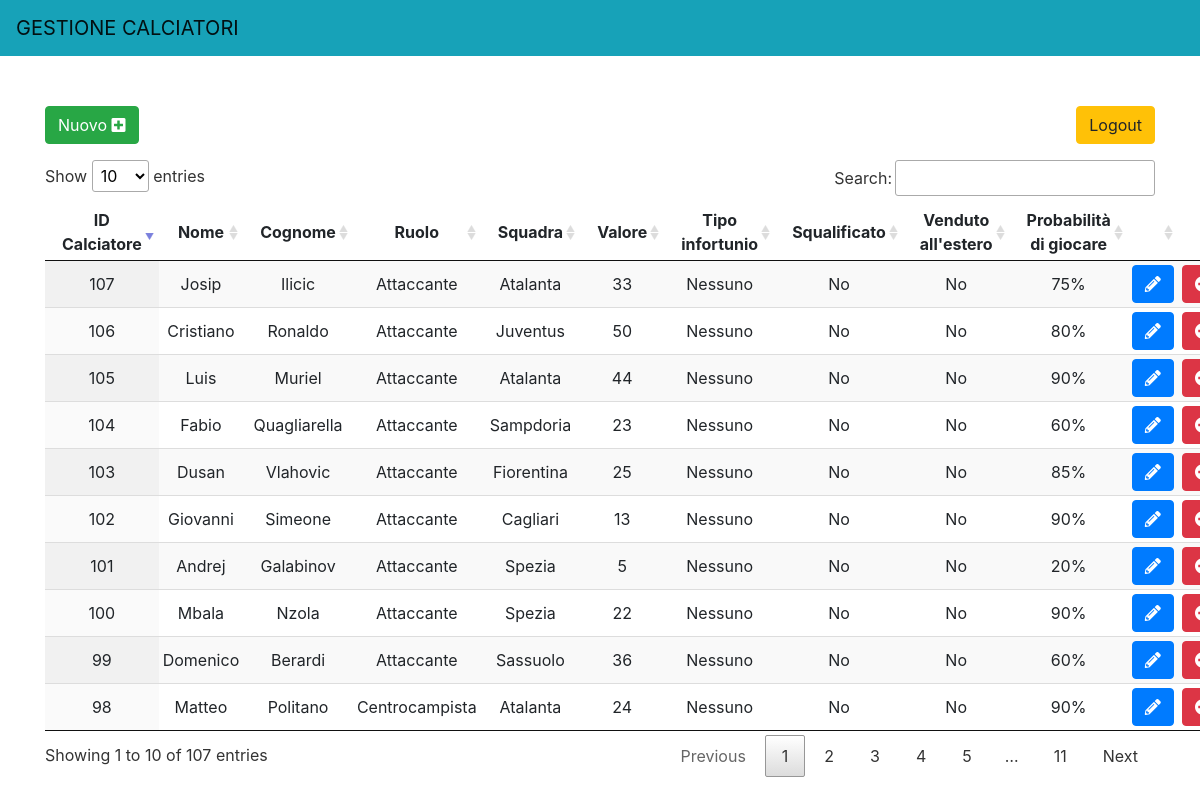
The app's page /Fantasoccer/GestioneCalciatori/index.php (signed in) with its own data.
### tables this page shows
CREATE TABLE `calciatore` (
  `nome` varchar(100) NOT NULL,
  `cognome` varchar(100) NOT NULL,
  `id_calciatore` int(11) NOT NULL,
  `ruolo` enum('Portiere','Difensore','Centrocampista','Attaccante') NOT NULL,
  `valore` int(11) NOT NULL,
  `infortunatoSCN` enum('S','C','N') NOT NULL,
  `esteroSN` enum('S','N') NOT NULL,
  `squalificatoSN` enum('S','N') NOT NULL,
  `prob_giocare` int(11) NOT NULL,
  `id_squadra_serieA` int(11) NOT NULL
);

### Fantasoccer/Fantacalcio.php (called while the page is built, shortened)
<?php
class Fantacalcio
{
    public static function getNomeStemmaSquadra($id_squadra_serieA)
    {
        $conn = Database::getConnection();
        $query = "SELECT nome, stemma FROM Squadra_serieA  WHERE id_squadra_serieA=?";
        $stmt = $conn->prepare($query);
        $stmt->execute(array($id_squadra_serieA));
        $result = $stmt->fetch();
        if (!empty($result)) {
            return $result;
        } else {
            return NULL;
        }
    }
    public static function getListaCalciatori() {
        $conn = Database::getConnection();
        $query = "SELECT * FROM Calciatore";
        $stmt = $conn->prepare($query);
        $stmt->execute();
        $results = $stmt->fetchall();
        if (!empty($results)) {
            foreach($results as $result){
                $calciatore = array("id_calciatore" => $result["id_calciatore"], "nome" => $result["nome"], "cognome" => $result["cognome"],
                 "ruolo" => $result["ruolo"], "squadra" => Fantacalcio::getNomeStemmaSquadra($result["id_squadra_serieA"])["nome"], "valore" => $result["valore"],
                 "infortunatoSCN" => $result["infortunatoSCN"], "esteroSN" => $result["esteroSN"], "squalificatoSN" => $result["squalificatoSN"], "prob_giocare" => $result["prob_giocare"]);
                $list[] = $calciatore;
            }
            return $list;
        } else {
            return NULL;
        }
    }
}

### Fantasoccer/GestioneCalciatori/index.php (the view, shortened to what this page needs)
<?php
require_once('../Fantacalcio.php');
?>
<!doctype html>
<html lang="it">
<head>
    <link rel="stylesheet" href="../bootstrap-4.3.1/css/bootstrap.min.css">
    <link rel="stylesheet" href="../DataTables-1.10.23/datatables.min.css"/>
    <link rel="stylesheet" href="https://pro.fontawesome.com/releases/v5.10.0/css/all.css"/>
</head>
<body>
    <div class="container">
        <div class="fixed-top">
            <nav class="navbar navbar-light bg-info">
                <a class="navbar-brand" href="#">GESTIONE CALCIATORI</a>
            </nav>
        </div>
        <div style="margin-top:90px">
        <a class="btn btn-success mt-3 mb-3" href="./viewCalciatore.new.php">Nuovo <i class="fas fa-plus-square"></i></a>
        <a class="btn btn-warning mt-3 mb-3 float-right" href="../logout.php?type=id_admin">Logout</a>
        <table id="list" class="display compact" style="width:100%">
        <thead>
            <tr>
                <th>ID Calciatore</th>
                <th>Nome</th>
                <th>Cognome</th>
                <th>Ruolo</th>
                <th>Squadra</th>
                <th>Valore</th>
                <th>Tipo infortunio</th>
                <th>Squalificato</th>
                <th>Venduto all'estero</th>
                <th>Probabilità di giocare</th>
                <th></th>
                <th></th>
            </tr>
        </thead>
        <tbody>
<?php
    $list = Fantacalcio::getListaCalciatori();
    if (!(is_null($list)))  {
        foreach ($list as $calciatore) {
?>
<tr>
<td><?php echo($calciatore["id_calciatore"])?></td>
<td><?php echo($calciatore["nome"])?></td>
<td><?php echo($calciatore["cognome"]) ?></td>
<td><?php echo($calciatore["ruolo"])?></td>
<td><?php echo(ucwords($calciatore["squadra"]))?></td>
<td><?php echo($calciatore["valore"])?></td>
<?php
    if($calciatore["infortunatoSCN"]=='S'){
        echo '<td><img src="../images/Default/infortunato.png" alt="infortunato" height="25" width="25"></td>';
    } else if($calciatore["infortunatoSCN"]=='C'){
        echo '<td><img src="../images/Default/covid.png" alt="covid" height="40" width="40"></td>';
    } else {
        echo '<td>Nessuno</td>';
    }
    if($calciatore["squalificatoSN"]=='S'){
        echo '<td>Si</td>';
    } else {
        echo '<td>No</td>';
    }
    if($calciatore["esteroSN"]=='S'){
        echo '<td>Si</td>';
    } else {
        echo '<td>No</td>';
    }
?>
<td><?php echo($calciatore["prob_giocare"].'%')?></td>
<?php
    echo '<td><a class="btn btn-primary" href="./viewCalciatore.update.php?id_calciatore='.$calciatore["id_calciatore"].'" role="button"><i class="fas fa-pencil-alt"></i></a></td>';
    echo '<td><a class="btn btn-danger" onclick="passDataCalciatore('.$calciatore["id_calciatore"].')" href="" data-toggle="modal" data-target="#modalDelete" role="button"><i class="fas fa-minus-circle"></i></a></td>';
?>
</tr>
<?php
                                }
                            }
?>
</tbody>
</table>
<br><br><br><br>
                    </div>
    </div>
</body>
</html>

### records on screen
calciatore: id_calciatore "98", nome "Matteo", cognome "Politano", ruolo "Centrocampista", squadra "Atalanta", valore "24", infortunatoSCN "Nessuno", squalificatoSN "No", esteroSN "No", prob_giocare "90"
calciatore: id_calciatore "99", nome "Domenico", cognome "Berardi", ruolo "Attaccante", squadra "Sassuolo", valore "36", infortunatoSCN "Nessuno", squalificatoSN "No", esteroSN "No", prob_giocare "60"
calciatore: id_calciatore "100", nome "Mbala", cognome "Nzola", ruolo "Attaccante", squadra "Spezia", valore "22", infortunatoSCN "Nessuno", squalificatoSN "No", esteroSN "No", prob_giocare "90"
calciatore: id_calciatore "101", nome "Andrej", cognome "Galabinov", ruolo "Attaccante", squadra "Spezia", valore "5", infortunatoSCN "Nessuno", squalificatoSN "No", esteroSN "No", prob_giocare "20"
calciatore: id_calciatore "102", nome "Giovanni", cognome "Simeone", ruolo "Attaccante", squadra "Cagliari", valore "13", infortunatoSCN "Nessuno", squalificatoSN "No", esteroSN "No", prob_giocare "90"
calciatore: id_calciatore "103", nome "Dusan", cognome "Vlahovic", ruolo "Attaccante", squadra "Fiorentina", valore "25", infortunatoSCN "Nessuno", squalificatoSN "No", esteroSN "No", prob_giocare "85"
calciatore: id_calciatore "104", nome "Fabio", cognome "Quagliarella", ruolo "Attaccante", squadra "Sampdoria", valore "23", infortunatoSCN "Nessuno", squalificatoSN "No", esteroSN "No", prob_giocare "60"
calciatore: id_calciatore "105", nome "Luis", cognome "Muriel", ruolo "Attaccante", squadra "Atalanta", valore "44", infortunatoSCN "Nessuno", squalificatoSN "No", esteroSN "No", prob_giocare "90"
calciatore: id_calciatore "106", nome "Cristiano", cognome "Ronaldo", ruolo "Attaccante", squadra "Juventus", valore "50", infortunatoSCN "Nessuno", squalificatoSN "No", esteroSN "No", prob_giocare "80"
calciatore: id_calciatore "107", nome "Josip", cognome "Ilicic", ruolo "Attaccante", squadra "Atalanta", valore "33", infortunatoSCN "Nessuno", squalificatoSN "No", esteroSN "No", prob_giocare "75"
